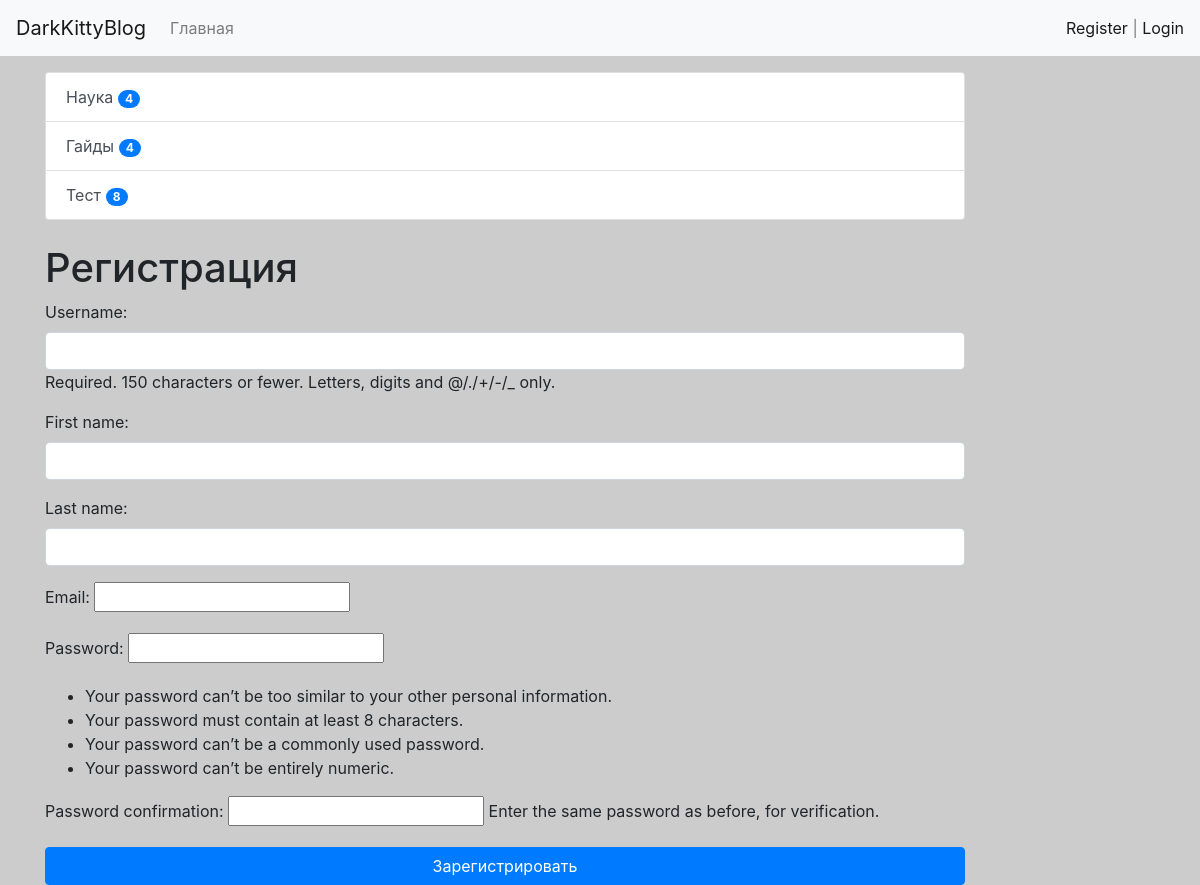
Screenshot of /register with the database file from the repository.
### api/models.py (models this page shows, shortened)
class Category(models.Model):
    title = models.CharField(max_length=150, db_index=True, verbose_name='Заголовок категории')
    quentity = models.IntegerField(default=1, verbose_name = 'Кол-во статей')
    def get_absolute_url(self):
        return reverse('category',kwargs={"category_id":self.pk})
    class Meta:
        verbose_name = "Категория"
        verbose_name_plural = 'Категории'
        ordering = ['-quentity']

### api/views.py (the view)
# urls.py: path('register', register, name='register'),
def register(request):
    if request.method == "POST":
        form = UserRegisterForm(request.POST)
        if form.is_valid():
            user = form.save()
            login(request, user)
            messages.success(request, 'Вы успешно зарегистрировались')
            return redirect('login')
        else:
            messages.error(request, 'Ошибка регистрации')
    else:
        form = UserRegisterForm()
    return render(request,'api/register.html', {'form': form})

### api/forms.py
class UserRegisterForm(UserCreationForm):
    email = forms.EmailField()
    class Meta:
        model = User
        fields = ['username', 'first_name', 'last_name', 'email', 'password1', 'password2']
        widgets = {
            'username': forms.TextInput(attrs={'class': 'form-control'}),
            'first_name': forms.TextInput(attrs={'class': 'form-control'}),
            'last_name': forms.TextInput(attrs={'class': 'form-control'}),
            'email': forms.EmailInput(attrs={'class': 'form-control'}),
            'password1': forms.PasswordInput(attrs={'class': 'form-control'}),
            'password2': forms.PasswordInput(attrs={'class': 'form-control'}),
                    }

### api/templatetags/blogtag.py (called while the page is built)
@register.inclusion_tag('api/list_categories.html')
def show_categories(arg1='Hello',arg2='World'):
    categories = Category.objects.annotate(cnt=Count('blog', filter=F('blog__category_id'))).filter(cnt__gt=0)
    return {"categories": categories,'arg1':arg1,'arg2':arg2,}

### api/templates/api/register.html (shortened to what this page needs)
{% extends 'base.html' %}
{% block sidebar %}
{%  include 'inc/_sidebar.html' %}
{% endblock %}
{% block content %}
<h1>Регистрация</h1>
<form method="POST" enctype="multipart/form-data">
    {{ form.as_p }}
    <button type="submit" class="btn btn-primary btn-block">Зарегистрировать</button>
</form>
{% endblock %}

### api/templates/api/list_categories.html
<div class="list-group">
    {% for item in categories %}
    <a href="{{ item.get_absolute_url }}" class="list-group-item list-group-item-action">{{ item.title }}  <span class="badge badge-primary badge-pill">{{ item.cnt }}</span></a>
    {% endfor %}
</div>

### BlogDJ/static/css/style.css (style rules this page uses)
body { background-color: #ccc; }

### rows the page displays
Category: title "Наука", cnt "4"
Category: title "Гайды", cnt "4"
Category: title "Тест", cnt "8"
